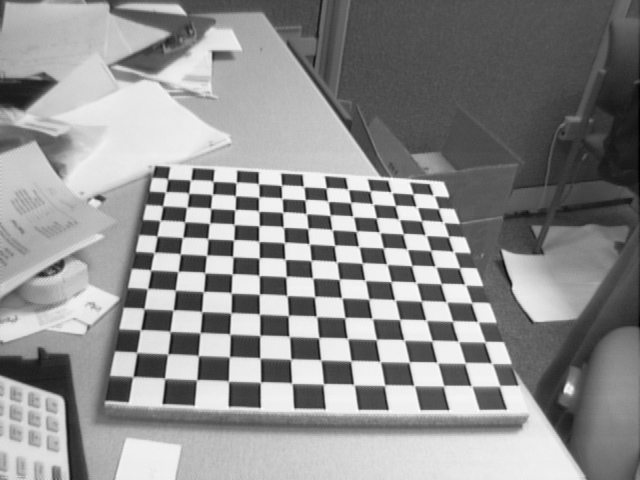
#> input picture agdc_test/Image1.tif, 640 x 480 px; its folder holds 4 pictures in this run
$ python generate_agdc_golden.py   (older library calls are emulated)
#> lines starting #> are read from the running program, lines starting #| are printed output that depends on the picture; after the words box and inside, x2 and y2 are one past the last pixel; in counts of white or black regions, pixels touching at a corner belong together
"""
AGDC Mesh Table & Golden Reference Generator (v2)
==================================================
严格按照硬件规格生成：

1. AGDC Mesh Table
   - 纯解析畸变公式，不依赖 OpenCV 畸变函数
   - 每节点 36-bit = {v[17:0], u[17:0]}，u12.5 signed 定点数
   - SRAM 寻址：addr = iy * (mesh_cols+1) + ix，行主序
   - 网格点数：(mesh_cols+1) × (mesh_rows+1)

2. 畸变输入图像 → YUV 三格式转换（仿真激励输入）
   - YUV420SP (NV12) 8-bit
   - YUV422SP (NV16) 8-bit
   - YUV422I  (YUYV) 8-bit

3. 黄金参考模型 = Image_rect1.tif 的 YUV 三格式（期望输出）

全部输出绝对路径。
"""

import numpy as np
import os
import struct
import json
from pathlib import Path

# ============================================================
# 0. 路径与输出目录
# ============================================================
BASE_DIR = Path(r"d:\Clone\CameraCalibration")
CALIB_DIR = Path(r"d:\Clone\CameraCalibration\相机标定课程\第一章 标定基础知识 code & data\matlab_sample\calib_example")
OUT_DIR = BASE_DIR / "agdc_test"
for d in ["source", "mesh/16x12", "mesh/32x24",
          "input/nv12", "input/nv16", "input/yuyv",
          "golden/nv12", "golden/nv16", "golden/yuyv",
          "verify"]:
    (OUT_DIR / d).mkdir(parents=True, exist_ok=True)

IMG_DISTORTED_PATH = CALIB_DIR / "Image1.tif"
IMG_RECTIFIED_PATH = CALIB_DIR / "Image_rect1.tif"

print("=" * 72)
print("AGDC Mesh Table & Golden Reference Generator")
print("=" * 72)
print(f"输入畸变图像:   {IMG_DISTORTED_PATH}")
print(f"输入矫正图像:   {IMG_RECTIFIED_PATH}")
print(f"输出目录:       {OUT_DIR}")

# ============================================================
# 1. 标定参数 (来自 Calib_Results.m)
# ============================================================
fc   = np.array([657.446107869218281, 657.876660256090418], dtype=np.float64)  # fx, fy
cc   = np.array([303.185319795283419, 242.708481163875661], dtype=np.float64)  # cx, cy
kc   = np.array([-0.255414841834118, 0.124449907410458,
                 -0.000216975662453, 0.000074351611502, 0.0], dtype=np.float64)  # k1,k2,p1,p2,k3
W, H = 640, 480

# ---- 构建内参矩阵 ----
K = np.array([[fc[0], 0,      cc[0]],
              [0,      fc[1], cc[1]],
              [0,      0,     1    ]], dtype=np.float64)
K_inv = np.linalg.inv(K)

print(f"\n内参 K:\n{K}")
print(f"畸变系数 kc = {kc}")
print(f"图像尺寸: {W} x {H}")

# ============================================================
# 2. 纯解析 Backward Distortion Mapping
# ============================================================
# 对输出（矫正后）坐标 (u_out, v_out)，计算其在输入（畸变）图像中的坐标
# 使用 Bouguet MATLAB Calibration Toolbox 的 Brown-Conrady 模型：
#
#   1. 归一化:  xn = (u_out - cx) / fx
#               yn = (v_out - cy) / fy
#   2. r² = xn² + yn²
#   3. 径向畸变:
#        xd1 = xn * (1 + k1*r² + k2*r⁴ + k5*r⁶)
#        yd1 = yn * (1 + k1*r² + k2*r⁴ + k5*r⁶)
#   4. 切向畸变:
#        xd = xd1 + 2*p1*xn*yn + p2*(r² + 2*xn²)
#        yd = yd1 + p1*(r² + 2*yn²) + 2*p2*xn*yn
#   5. 像素化:  u_in = fx * xd + cx
#               v_in = fy * yd + cy

k1, k2, p1, p2, k5 = kc

print("\n计算全分辨率 backward mapping (解析法, 无 OpenCV)...")

# 输出图像网格
u_out, v_out = np.meshgrid(np.arange(W, dtype=np.float64),
                            np.arange(H, dtype=np.float64))  # (H, W)

# Step 1: 归一化
xn = (u_out - cc[0]) / fc[0]
yn = (v_out - cc[1]) / fc[1]

# Step 2: r²
r2 = xn * xn + yn * yn
r4 = r2 * r2
r6 = r2 * r4

# Step 3: 径向畸变
radial = 1.0 + k1 * r2 + k2 * r4 + k5 * r6
xd = xn * radial
yd = yn * radial

# Step 4: 切向畸变
xd = xd + 2.0 * p1 * xn * yn + p2 * (r2 + 2.0 * xn * xn)
yd = yd + p1 * (r2 + 2.0 * yn * yn) + 2.0 * p2 * xn * yn

# Step 5: 像素化
map_u = fc[0] * xd + cc[0]  # 输入图像 x 坐标 (H, W)
map_v = fc[1] * yd + cc[1]  # 输入图像 y 坐标 (H, W)

# 统计
print(f"  map_u 范围: [{map_u.min():.4f}, {map_u.max():.4f}]")
print(f"  map_v 范围: [{map_v.min():.4f}, {map_v.max():.4f}]")

# ---- 验证与 OpenCV 的一致性 ----
import cv2
# OpenCV 的畸变格式: [k1,k2,p1,p2,k3,k4,k5,k6,s1,s2,s3,s4,tau_x,tau_y]
# MATLAB 的 kc = [k1,k2,p1,p2,k3]，OpenCV 兼容此 5 参数格式
cv_map1, cv_map2 = cv2.initUndistortRectifyMap(K, kc.reshape(1,5), None, K, (W,H), cv2.CV_32FC1)
diff_u = np.abs(map_u - cv_map1.astype(np.float64))
diff_v = np.abs(map_v - cv_map2.astype(np.float64))
print(f"  与 OpenCV 偏差: map_u MAE={diff_u.mean():.6f}, map_v MAE={diff_v.mean():.6f}")

# ============================================================
# 3. 读取图像
# ============================================================
def imread_unicode(path, flags=cv2.IMREAD_COLOR):
    """OpenCV imread with Unicode path support."""
#> called with flags = 1
    with open(str(path), 'rb') as f:
        data = f.read()
    return cv2.imdecode(np.frombuffer(data, dtype=np.uint8), flags)
#> returned value is the input picture: shape (480, 640, 3); min 1, max 254, mean 142.9

def imwrite_unicode(path, img):
    ext = os.path.splitext(str(path))[1]
    _, buf = cv2.imencode(ext, img)
    with open(str(path), 'wb') as f:
        f.write(buf)

img_dist = imread_unicode(IMG_DISTORTED_PATH, cv2.IMREAD_COLOR)  # BGR
img_rect = imread_unicode(IMG_RECTIFIED_PATH, cv2.IMREAD_COLOR)  # BGR
#> call 2 of imread_unicode, with flags = 1
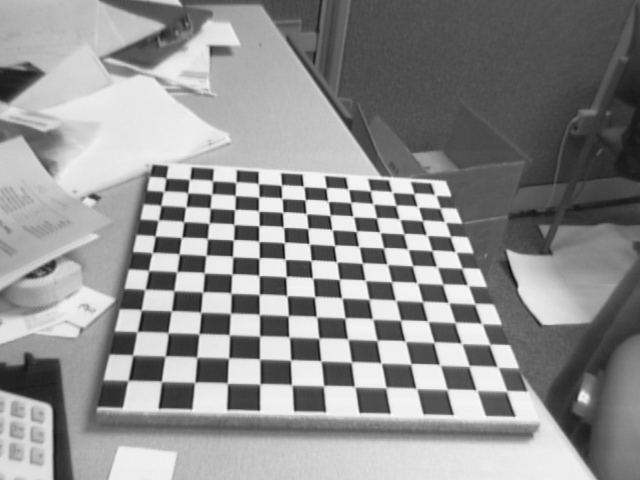
#> input picture agdc_test/Image_rect1.tif, 640 x 480 px
#> in imread_unicode, returned value is the input picture: shape (480, 640, 3); min 13, max 252, mean 143.7

if img_dist is None:
    raise FileNotFoundError(f"无法读取: {IMG_DISTORTED_PATH}")
if img_rect is None:
    raise FileNotFoundError(f"无法读取: {IMG_RECTIFIED_PATH}")

print(f"\n畸变图像 (Image1.tif):   shape={img_dist.shape}, dtype={img_dist.dtype}")
#| 畸变图像 (Image1.tif):   shape=(480, 640, 3), dtype=uint8
print(f"矫正图像 (Image_rect1.tif): shape={img_rect.shape}, dtype={img_rect.dtype}")
#| 矫正图像 (Image_rect1.tif): shape=(480, 640, 3), dtype=uint8

# ============================================================
# 4. RGB → YUV 转换
# ============================================================
def rgb_to_yuv_bt601(img_bgr):
    """
    BGR → YUV (BT.601 SD)
    Y  =  0.299*R + 0.587*G + 0.114*B
    U  = -0.169*R - 0.331*G + 0.500*B + 128
    V  =  0.500*R - 0.419*G - 0.081*B + 128

    输入: BGR uint8 (H, W, 3)
    返回: Y (H,W), U (H,W), V (H,W) 均为 uint8
    """
    img = img_bgr.astype(np.float64)
    B, G, R = img[:, :, 0], img[:, :, 1], img[:, :, 2]

    Y = 0.299 * R + 0.587 * G + 0.114 * B
    U = -0.169 * R - 0.331 * G + 0.500 * B + 128.0
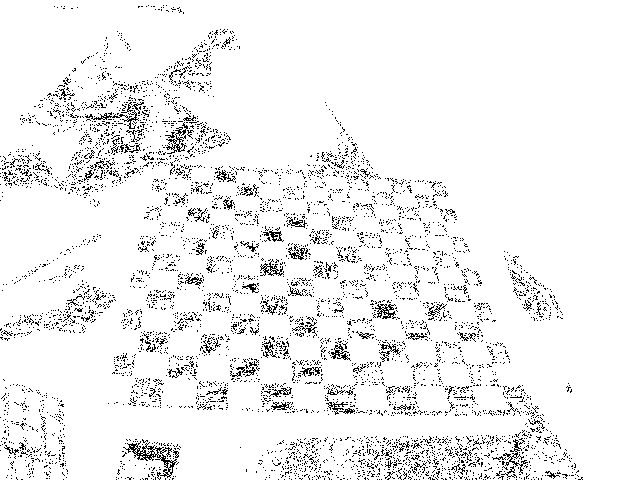
#> U: shape (480, 640) float64; values 128 (black) and 128 (white), 94.2% white; black in thin lines or dots
    V = 0.500 * R - 0.419 * G - 0.081 * B + 128.0
#> V: shape (480, 640) float64; every value is 128
#> `Y_dist, U_dist, V_dist = rgb_to_yuv_bt601(img_dist)`: V_dist: shape (480, 640); every value is 128

    return (np.clip(Y, 0, 255).astype(np.uint8),
            np.clip(U, 0, 255).astype(np.uint8),
            np.clip(V, 0, 255).astype(np.uint8))

def pack_nv12(Y, U, V):
    """YUV420SP (NV12): Y 全分辨率 + UV 交错 (2x2 子采样)"""
    H, W = Y.shape
#> H = 480; W = 640
    # UV 子采样: 每 2x2 块取平均
    U_sub = (U[0:H:2, 0:W:2].astype(np.uint16) +
             U[0:H:2, 1:W:2].astype(np.uint16) +
             U[1:H:2, 0:W:2].astype(np.uint16) +
             U[1:H:2, 1:W:2].astype(np.uint16) + 2) // 4
#> U_sub: shape (240, 320) uint16; values 127 (black) and 128 (white), 98.4% white; black in thin lines or dots, all inside (x1, y1, x2, y2) = (0, 3, 288, 240)
    V_sub = (V[0:H:2, 0:W:2].astype(np.uint16) +
             V[0:H:2, 1:W:2].astype(np.uint16) +
             V[1:H:2, 0:W:2].astype(np.uint16) +
             V[1:H:2, 1:W:2].astype(np.uint16) + 2) // 4
#> V_sub: shape (240, 320) uint16; every value is 128
    U_sub = U_sub.astype(np.uint8)
    V_sub = V_sub.astype(np.uint8)
#> V_sub: shape (240, 320); every value is 128
    # 交错: UVUVUV...
    uv_interleaved = np.empty((H // 2, W // 2 * 2), dtype=np.uint8)
    uv_interleaved[:, 0::2] = U_sub
    uv_interleaved[:, 1::2] = V_sub
#> uv_interleaved: shape (240, 640); values 127 (black) and 128 (white), 99.2% white; black in thin lines or dots, all inside (x1, y1, x2, y2) = (0, 3, 575, 240)
#|   Y  plane: d:\Clone\CameraCalibration/agdc_test/input/nv12/distorted_nv12_y.bin  (307200 bytes, (480, 640))
#|   UV plane: d:\Clone\CameraCalibration/agdc_test/input/nv12/distorted_nv12_uv.bin  (153600 bytes, (240, 640))
    return Y, uv_interleaved

def pack_nv16(Y, U, V):
    """YUV422SP (NV16): Y 全分辨率 + UV 交错 (仅水平 2x1 子采样)"""
    H, W = Y.shape
#> H = 480; W = 640
    # 水平子采样
    U_sub = ((U[:, 0:W:2].astype(np.uint16) +
              U[:, 1:W:2].astype(np.uint16) + 1) // 2).astype(np.uint8)
#> U_sub: shape (480, 320); values 127 (black) and 128 (white), 98.3% white; black in thin lines or dots, all inside (x1, y1, x2, y2) = (0, 6, 290, 480)
    V_sub = ((V[:, 0:W:2].astype(np.uint16) +
              V[:, 1:W:2].astype(np.uint16) + 1) // 2).astype(np.uint8)
#> V_sub: shape (480, 320); every value is 128
    # 交错: UVUVUV...
    uv_interleaved = np.empty((H, W // 2 * 2), dtype=np.uint8)
    uv_interleaved[:, 0::2] = U_sub
#> uv_interleaved: shape (480, 640)
    uv_interleaved[:, 1::2] = V_sub
#> uv_interleaved: shape (480, 640); values 127 (black) and 128 (white), 99.1% white; black in thin lines or dots, all inside (x1, y1, x2, y2) = (0, 6, 579, 480)
#|   Y  plane: d:\Clone\CameraCalibration/agdc_test/input/nv16/distorted_nv16_y.bin  (307200 bytes, (480, 640))
#|   UV plane: d:\Clone\CameraCalibration/agdc_test/input/nv16/distorted_nv16_uv.bin  (307200 bytes, (480, 640))
    return Y, uv_interleaved

def pack_yuyv(Y, U, V):
    """YUV422I (YUYV): YUYV 打包 (仅水平 2x1 子采样)"""
    H, W = Y.shape
#> H = 480; W = 640
    # 水平子采样
    U_sub = ((U[:, 0:W:2].astype(np.uint16) +
              U[:, 1:W:2].astype(np.uint16) + 1) // 2).astype(np.uint8)
    V_sub = ((V[:, 0:W:2].astype(np.uint16) +
              V[:, 1:W:2].astype(np.uint16) + 1) // 2).astype(np.uint8)
    # 打包: Y0 U0 Y1 V0 Y2 U1 Y3 V1 ...
    yuyv = np.empty((H, W * 2), dtype=np.uint8)
    for col in range(W // 2):
        yuyv[:, col * 4 + 0] = Y[:, col * 2]
        yuyv[:, col * 4 + 1] = U_sub[:, col]
        yuyv[:, col * 4 + 2] = Y[:, col * 2 + 1]
        yuyv[:, col * 4 + 3] = V_sub[:, col]
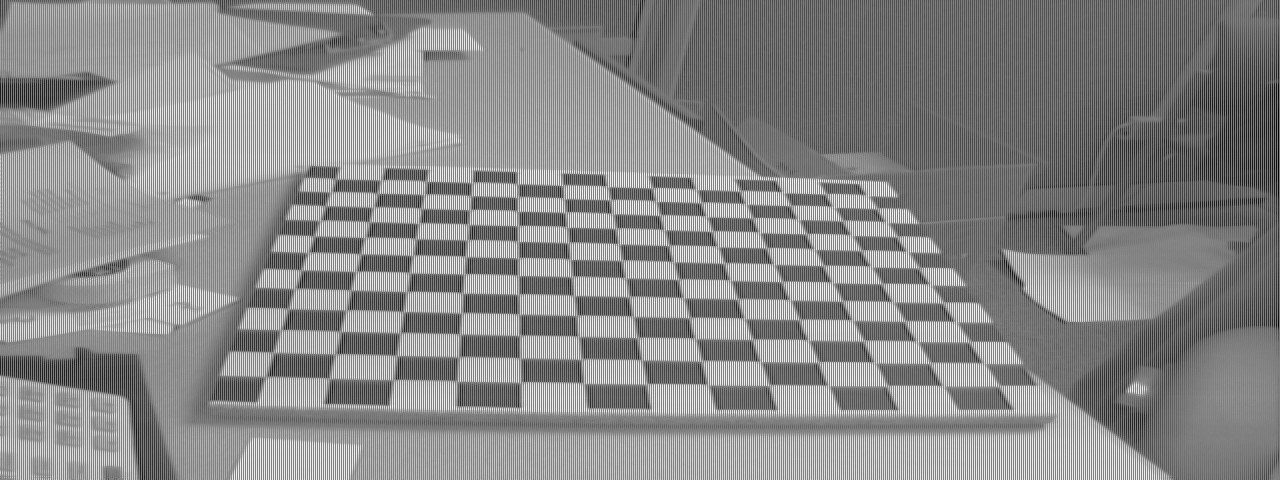
#> yuyv: shape (480, 1280); min 0, max 253, mean 135.3
    return yuyv

# ---- 转换畸变图像 → YUV 三种格式 ----
print("\n" + "=" * 72)
print("YUV 格式转换 (畸变输入图像 → 仿真激励)")
print("=" * 72)

Y_dist, U_dist, V_dist = rgb_to_yuv_bt601(img_dist)

# NV12
Y_nv12, UV_nv12 = pack_nv12(Y_dist, U_dist, V_dist)
nv12_path_y   = OUT_DIR / "input/nv12/distorted_nv12_y.bin"
nv12_path_uv  = OUT_DIR / "input/nv12/distorted_nv12_uv.bin"
Y_nv12.tofile(str(nv12_path_y))
UV_nv12.tofile(str(nv12_path_uv))
print(f"\nYUV420SP (NV12):")
print(f"  Y  plane: {nv12_path_y}  ({Y_nv12.size} bytes, {Y_nv12.shape})")
print(f"  UV plane: {nv12_path_uv}  ({UV_nv12.size} bytes, {UV_nv12.shape})")

# NV16
Y_nv16, UV_nv16 = pack_nv16(Y_dist, U_dist, V_dist)
nv16_path_y   = OUT_DIR / "input/nv16/distorted_nv16_y.bin"
nv16_path_uv  = OUT_DIR / "input/nv16/distorted_nv16_uv.bin"
Y_nv16.tofile(str(nv16_path_y))
UV_nv16.tofile(str(nv16_path_uv))
print(f"\nYUV422SP (NV16):")
print(f"  Y  plane: {nv16_path_y}  ({Y_nv16.size} bytes, {Y_nv16.shape})")
print(f"  UV plane: {nv16_path_uv}  ({UV_nv16.size} bytes, {UV_nv16.shape})")

# YUYV
yuyv_data = pack_yuyv(Y_dist, U_dist, V_dist)
yuyv_path = OUT_DIR / "input/yuyv/distorted_yuyv.bin"
yuyv_data.tofile(str(yuyv_path))
print(f"\nYUV422I (YUYV):")
print(f"  YUYV packed: {yuyv_path}  ({yuyv_data.size} bytes, {yuyv_data.shape})")
#|   YUYV packed: d:\Clone\CameraCalibration/agdc_test/input/yuyv/distorted_yuyv.bin  (614400 bytes, (480, 1280))

# ---- 转换矫正图像 → YUV 三种格式 (黄金参考) ----
print("\n" + "=" * 72)
print("YUV 格式转换 (矫正图像 → 黄金参考输出)")
print("=" * 72)

Y_rect, U_rect, V_rect = rgb_to_yuv_bt601(img_rect)

# NV12
Yr_nv12, UVr_nv12 = pack_nv12(Y_rect, U_rect, V_rect)
#> in pack_nv12 (call 2), `U_sub = (U[0:H:2, 0:W:2].astype(np.uint16) + U[0:H:2, 1:W:2].astype(np..`: U_sub: shape (240, 320) uint16; values 127 (black) and 128 (white), 98.1% white; black in thin lines or dots, all inside (x1, y1, x2, y2) = (0, 13, 293, 240)
#> in pack_nv12 (call 2), `uv_interleaved[:, 1::2] = V_sub`:
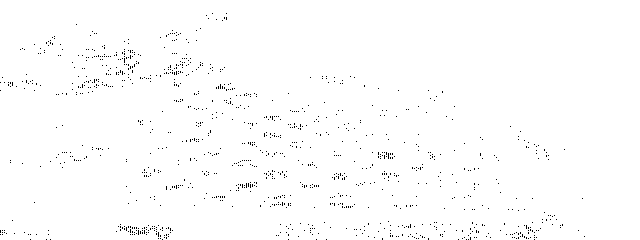
#> uv_interleaved: shape (240, 640); values 127 (black) and 128 (white), 99% white; black in thin lines or dots, all inside (x1, y1, x2, y2) = (0, 13, 585, 240)
gr_nv12_y   = OUT_DIR / "golden/nv12/golden_nv12_y.bin"
gr_nv12_uv  = OUT_DIR / "golden/nv12/golden_nv12_uv.bin"
Yr_nv12.tofile(str(gr_nv12_y))
UVr_nv12.tofile(str(gr_nv12_uv))
print(f"\nYUV420SP (NV12):")
print(f"  Y  plane: {gr_nv12_y}  ({Yr_nv12.size} bytes, {Yr_nv12.shape})")
#|   Y  plane: d:\Clone\CameraCalibration/agdc_test/golden/nv12/golden_nv12_y.bin  (307200 bytes, (480, 640))
print(f"  UV plane: {gr_nv12_uv}  ({UVr_nv12.size} bytes, {UVr_nv12.shape})")
#|   UV plane: d:\Clone\CameraCalibration/agdc_test/golden/nv12/golden_nv12_uv.bin  (153600 bytes, (240, 640))

# NV16
Yr_nv16, UVr_nv16 = pack_nv16(Y_rect, U_rect, V_rect)
#> in pack_nv16 (call 2), `U_sub = ((U[:, 0:W:2].astype(np.uint16) + U[:, 1:W:2].astype(np.uint16..`:
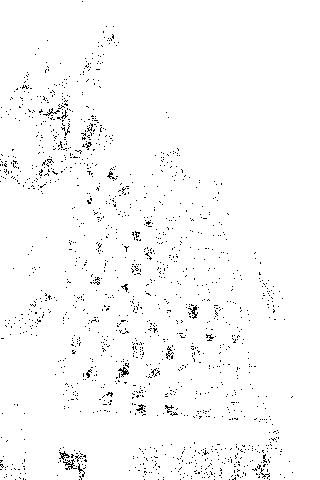
#> U_sub: shape (480, 320); values 127 (black) and 128 (white), 97.9% white; black in thin lines or dots
#> in pack_nv16 (call 2), `uv_interleaved[:, 0::2] = U_sub`:
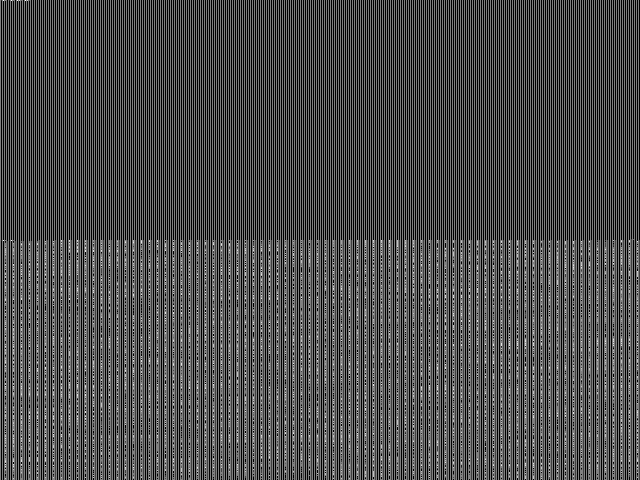
#> uv_interleaved: shape (480, 640); min 0, max 251, mean 74.6
#> in pack_nv16 (call 2), `uv_interleaved[:, 1::2] = V_sub`: uv_interleaved: shape (480, 640); values 127 (black) and 128 (white), 99% white; black in thin lines or dots
gr_nv16_y   = OUT_DIR / "golden/nv16/golden_nv16_y.bin"
gr_nv16_uv  = OUT_DIR / "golden/nv16/golden_nv16_uv.bin"
Yr_nv16.tofile(str(gr_nv16_y))
UVr_nv16.tofile(str(gr_nv16_uv))
print(f"\nYUV422SP (NV16):")
print(f"  Y  plane: {gr_nv16_y}  ({Yr_nv16.size} bytes, {Yr_nv16.shape})")
#|   Y  plane: d:\Clone\CameraCalibration/agdc_test/golden/nv16/golden_nv16_y.bin  (307200 bytes, (480, 640))
print(f"  UV plane: {gr_nv16_uv}  ({UVr_nv16.size} bytes, {UVr_nv16.shape})")
#|   UV plane: d:\Clone\CameraCalibration/agdc_test/golden/nv16/golden_nv16_uv.bin  (307200 bytes, (480, 640))

# YUYV
yuyv_rect = pack_yuyv(Y_rect, U_rect, V_rect)
#> after the loop in pack_yuyv (call 2), `for col in range(W // 2):`:
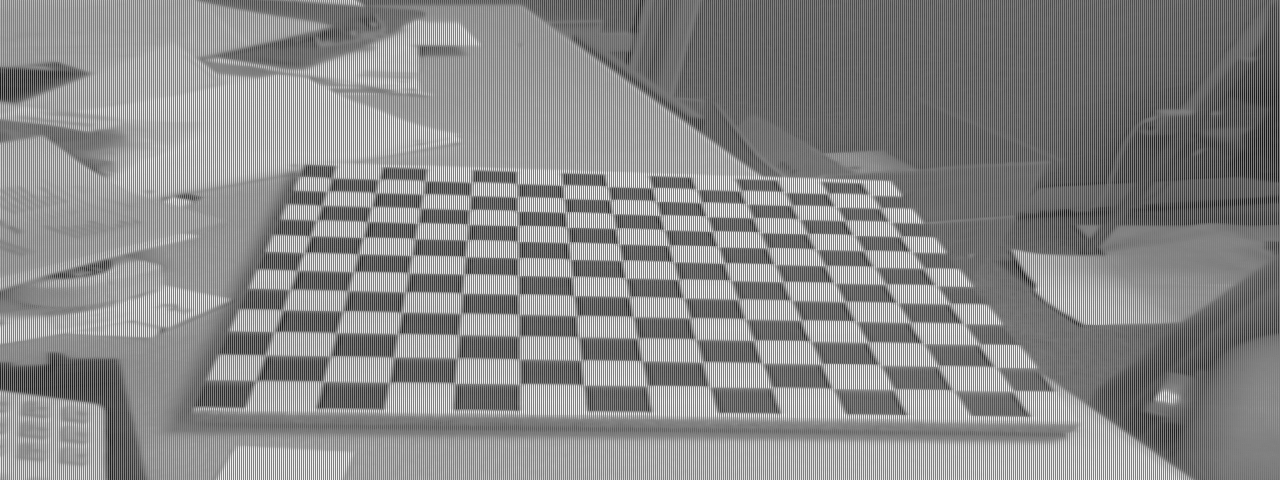
#> yuyv: shape (480, 1280); min 12, max 252, mean 135.7
gr_yuyv_path = OUT_DIR / "golden/yuyv/golden_yuyv.bin"
yuyv_rect.tofile(str(gr_yuyv_path))
print(f"\nYUV422I (YUYV):")
print(f"  YUYV packed: {gr_yuyv_path}  ({yuyv_rect.size} bytes, {yuyv_rect.shape})")
#|   YUYV packed: d:\Clone\CameraCalibration/agdc_test/golden/yuyv/golden_yuyv.bin  (614400 bytes, (480, 1280))

# 保存完整平面供参考 (Y, U, V 独立)
Y_rect.tofile(str(OUT_DIR / "golden/golden_y_plane.bin"))
U_rect.tofile(str(OUT_DIR / "golden/golden_u_plane.bin"))
V_rect.tofile(str(OUT_DIR / "golden/golden_v_plane.bin"))
print(f"\n独立 Y/U/V 平面 (逐像素参考):")
print(f"  Y: {OUT_DIR / 'golden/golden_y_plane.bin'}  ({Y_rect.size} bytes)")
#|   Y: d:\Clone\CameraCalibration/agdc_test/golden/golden_y_plane.bin  (307200 bytes)
print(f"  U: {OUT_DIR / 'golden/golden_u_plane.bin'}  ({U_rect.size} bytes)")
#|   U: d:\Clone\CameraCalibration/agdc_test/golden/golden_u_plane.bin  (307200 bytes)
print(f"  V: {OUT_DIR / 'golden/golden_v_plane.bin'}  ({V_rect.size} bytes)")
#|   V: d:\Clone\CameraCalibration/agdc_test/golden/golden_v_plane.bin  (307200 bytes)

# ============================================================
# 5. 生成 AGDC Mesh Table (36-bit 格式)
# ============================================================
print("\n" + "=" * 72)
print("AGDC Mesh Table 生成")
print("=" * 72)

# ---- u12.5 定点数工具函数 ----
FRAC_BITS = 5
FRAC_SCALE = 1 << FRAC_BITS  # 32
U12_5_MAX  = (1 << 17) - 1   # 131071  (18-bit signed max positive)
U12_5_MIN  = -(1 << 17)      # -131072

def float_to_u12_5(val):
    """浮点数 → u12.5 有符号 18-bit 定点数，饱和截断"""
    fixed = np.round(val * FRAC_SCALE).astype(np.int64)
    fixed = np.clip(fixed, U12_5_MIN, U12_5_MAX)
    return fixed.astype(np.int32)

def u12_5_to_float(fixed):
    """u12.5 定点 → 浮点"""
    return fixed.astype(np.float64) / FRAC_SCALE

def pack_mesh_entry(u_fixed, v_fixed):
    """
    封装一个 AGDC 节点:
      36-bit = {v[17:0], u[17:0]}
      u 在低 18-bit，v 在高 18-bit
    返回 64-bit 整数便于存储
    """
    u18 = np.uint64(u_fixed) & np.uint64(0x3FFFF)
    v18 = np.uint64(v_fixed) & np.uint64(0x3FFFF)
#> (the run stopped early here; a loop or call above may not have finished)
